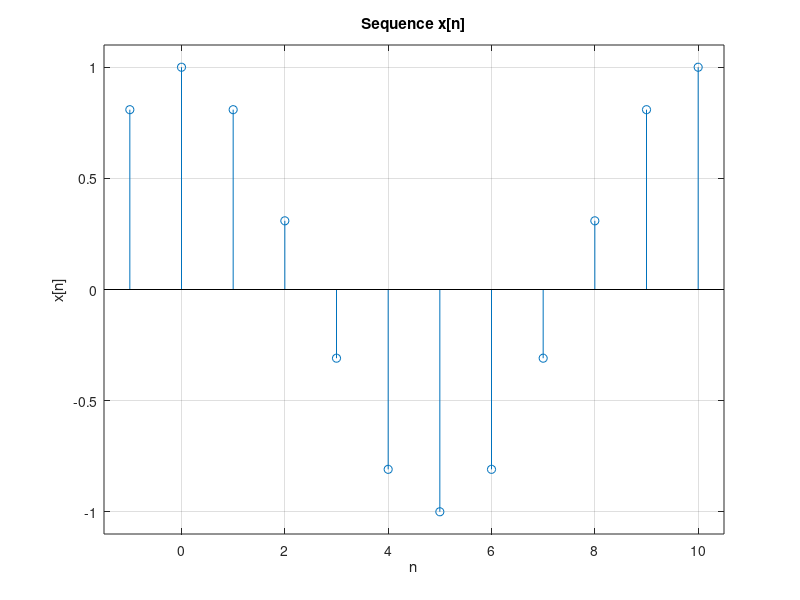
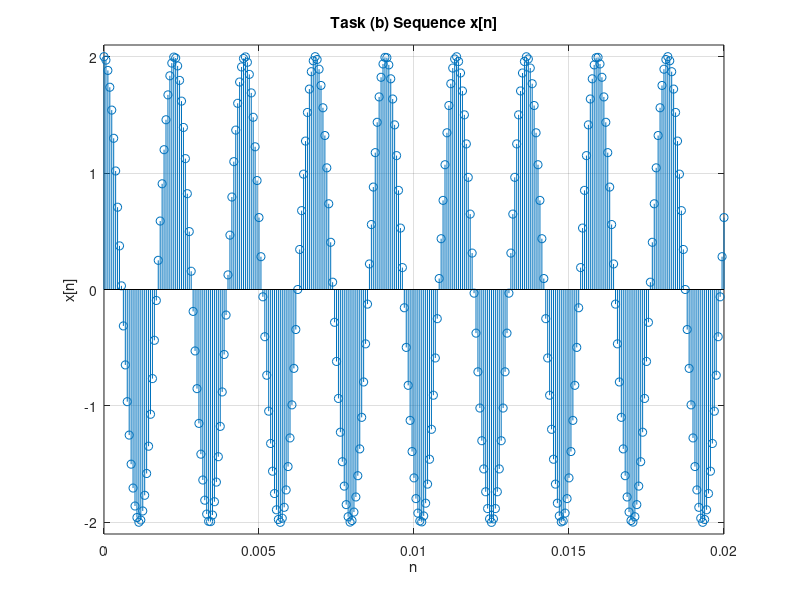
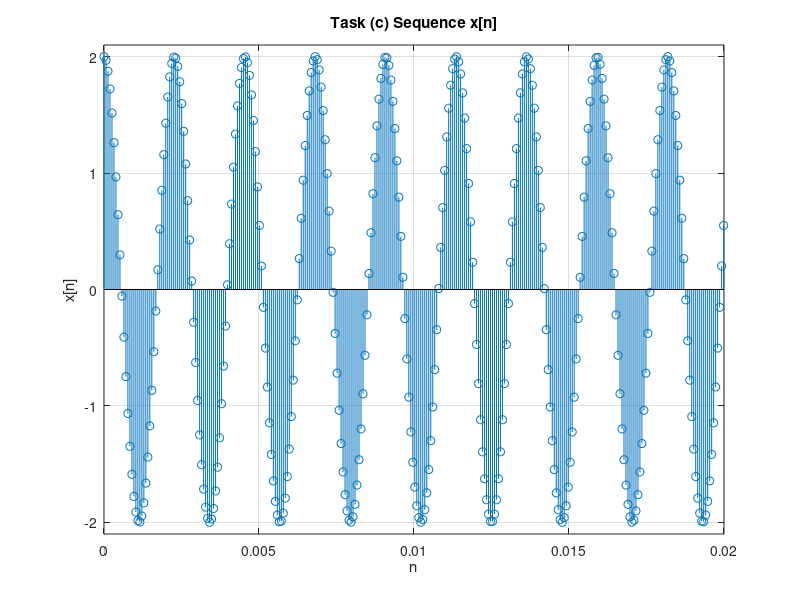

Reproduce these figures in MATLAB, in order.
% A pure sinusoidal sequence can be written as
% x[n] = A * cos(?*n + ?) = A * cos(2*pi*(f/fs)*n + ?)
% 
% where ? = 2?f/fs is normalized angular frequency with frequency f and 
% sampling frequency fs , amplitude A, and phase shift ?.
%  
% The code for generating signal:
n = (-2 : 15);
A = 1;
theta = 0;
omega = 0.2*pi;
x = A * cos(omega * n + theta);
figure(1); clf; % open/activate Fig. 1, clean it
stem(n,x);
axis([-1.5 10.5 -1.1 1.1]); % zoom [xmin xmax ymin ymax]
grid on; xlabel('n'); ylabel('x[n]'); title('Sequence x[n]');

%% Task a)
% The sampling frequency tells us how many samples there are during one second.
% (How many values have been sampled in one second.)
% If the sampling frequency fs = 10000 Hz,
% (I) how many samples are they in 0.5 seconds?
% (II) how long would 20000 samples last in seconds?

I = 5000;
II = 2;


%% Task b)
% Generate a pure sinusoidal sequence whose frequency is f = 440 Hz, amplitude
% A = 2, length is 0.5 seconds, and sampling frequency is fs = 16000 Hz.
% Visualize it with stem and plot so that figure shows signal 
% from 0 to 0.02 seconds , and listen with soundsc(x, fs).
fs = 16000; f = 440; A = 2; 

n = (0 : (1/fs) : 0.5);
theta = 0;
omega = 2*f*pi;
x = A * cos(omega * n + theta);
figure(2); clf; % open/activate Fig. 1, clean it
stem(n,x);
axis([0 0.02 -2.1 2.1]); % zoom [xmin xmax ymin ymax]
grid on; xlabel('n'); ylabel('x[n]'); title('Task (b) Sequence x[n]');
soundsc(x, fs)

%% Task c)
% Do the same but now f = 15560 Hz.
fs2 = 15560; f = 440; A = 2; 

n = (0 : (1/fs2) : 0.5);
theta = 0;
omega = 2*f*pi;
x = A * cos(omega * n + theta);
figure(3); clf; % open/activate Fig. 1, clean it
stem(n,x);
axis([0 0.02 -2.1 2.1]); % zoom [xmin xmax ymin ymax]
grid on; xlabel('n'); ylabel('x[n]'); title('Task (c) Sequence x[n]');
soundsc(x, fs)






